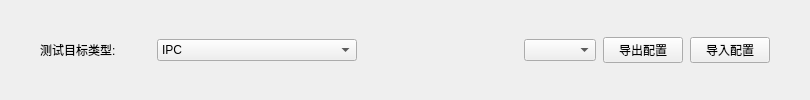
      <widget class="QFrame" name="Frame1">
       <property name="contextMenuPolicy">
        <enum>Qt::DefaultContextMenu</enum>
       </property>
       <property name="frameShape">
        <enum>QFrame::NoFrame</enum>
       </property>
       <property name="frameShadow">
        <enum>QFrame::Raised</enum>
       </property>
       <layout class="QGridLayout" name="gridLayout_2">
        <property name="leftMargin">
         <number>0</number>
        </property>
        <property name="topMargin">
         <number>0</number>
        </property>
        <property name="rightMargin">
         <number>0</number>
        </property>
        <property name="bottomMargin">
         <number>0</number>
        </property>
        <item row="0" column="0">
         <layout class="QHBoxLayout" name="HorizontalLayout1" stretch="0,0,0,0,0,0,0,0,0,0,0,0">
          <property name="spacing">
           <number>7</number>
          </property>
          <property name="rightMargin">
           <number>0</number>
          </property>
          <property name="bottomMargin">
           <number>0</number>
          </property>
          <item>
           <spacer name="horizontalSpacer_4">
            <property name="orientation">
             <enum>Qt::Horizontal</enum>
            </property>
            <property name="sizeHint" stdset="0">
             <size>
              <width>40</width>
              <height>20</height>
             </size>
            </property>
           </spacer>
          </item>
          <item>
           <widget class="QLabel" name="Label_1">
            <property name="minimumSize">
             <size>
              <width>100</width>
              <height>0</height>
             </size>
            </property>
            <property name="maximumSize">
             <size>
              <width>150</width>
              <height>16777215</height>
             </size>
            </property>
            <property name="text">
             <string>测试目标类型:</string>
            </property>
           </widget>
          </item>
          <item>
           <spacer name="HorizontalSpacer_1">
            <property name="orientation">
             <enum>Qt::Horizontal</enum>
            </property>
            <property name="sizeHint" stdset="0">
             <size>
              <width>10</width>
              <height>20</height>
             </size>
            </property>
           </spacer>
          </item>
          <item>
           <widget class="QComboBox" name="modelType">
            <property name="minimumSize">
             <size>
              <width>200</width>
              <height>0</height>
             </size>
            </property>
            <property name="maximumSize">
             <size>
              <width>200</width>
              <height>16777215</height>
             </size>
            </property>
            <item>
             <property name="text">
              <string>IPC</string>
             </property>
            </item>
            <item>
             <property name="text">
              <string>NVR/DVR</string>
             </property>
            </item>
            <item>
             <property name="text">
              <string>解码器</string>
             </property>
            </item>
            <item>
             <property name="text">
              <string>上级平台</string>
             </property>
            </item>
            <item>
             <property name="text">
              <string>下级平台</string>
             </property>
            </item>
           </widget>
          </item>
          <item>
           <spacer name="horizontalSpacer_3">
            <property name="orientation">
             <enum>Qt::Horizontal</enum>
            </property>
            <property name="sizeHint" stdset="0">
             <size>
              <width>40</width>
              <height>20</height>
             </size>
            </property>
           </spacer>
          </item>
          <item>
           <spacer name="horizontalSpacer_2">
            <property name="orientation">
             <enum>Qt::Horizontal</enum>
            </property>
            <property name="sizeHint" stdset="0">
             <size>
              <width>40</width>
              <height>20</height>
             </size>
            </property>
           </spacer>
          </item>
          <item>
           <spacer name="horizontalSpacer">
            <property name="orientation">
             <enum>Qt::Horizontal</enum>
            </property>
            <property name="sizeHint" stdset="0">
             <size>
              <width>40</width>
              <height>20</height>
             </size>
            </property>
           </spacer>
          </item>
          <item>
           <spacer name="HorizontalSpacer_2">
            <property name="orientation">
             <enum>Qt::Horizontal</enum>
            </property>
            <property name="sizeHint" stdset="0">
             <size>
              <width>40</width>
              <height>20</height>
             </size>
            </property>
           </spacer>
          </item>
          <item>
           <widget class="QComboBox" name="boBox_1"/>
          </item>
          <item>
           <widget class="QPushButton" name="exButton">
            <property name="text">
             <string>导出配置</string>
            </property>
           </widget>
          </item>
          <item>
           <widget class="QPushButton" name="inButton">
            <property name="text">
             <string>导入配置</string>
            </property>
           </widget>
          </item>
          <item>
           <spacer name="HorizontalSpacer_3">
            <property name="orientation">
             <enum>Qt::Horizontal</enum>
            </property>
            <property name="sizeHint" stdset="0">
             <size>
              <width>40</width>
              <height>20</height>
             </size>
            </property>
           </spacer>
          </item>
         </layout>
        </item>
       </layout>
      </widget>
